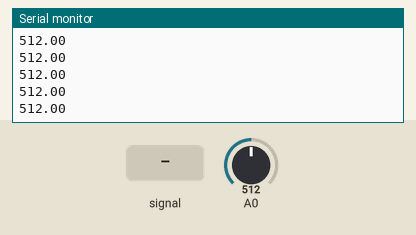
Bench run of a sketch on a simulated Arduino Uno, built with avr-gcc and run on an emulated ATmega328P. Shown: the last lines printed to the serial monitor. The inputs (shaded band) are chosen by the test bench; at power-on: A0 = 512.

Above: at 1.2 s.
1.3 s: A0 fed a 200 Hz sine of ±81 counts around its level
At 2.3 s:
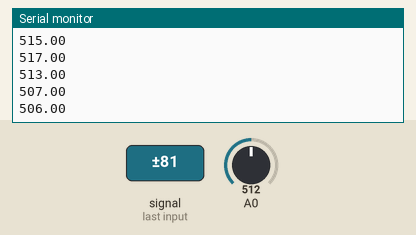
2.8 s: A0 set to 716
At 3.3 s:
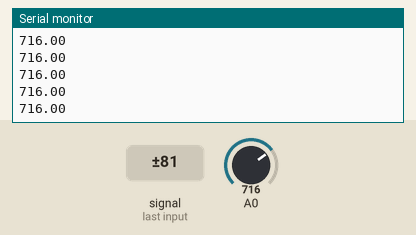
4.3 s: A0 set to 900
At 5.4 s:
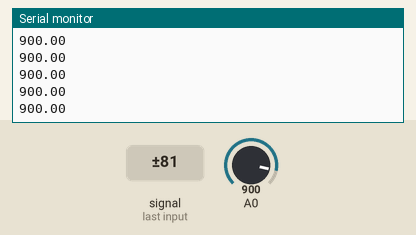
Timing chart, 0 to 7.3 s (numbered marks = the images above; inputs shaded):
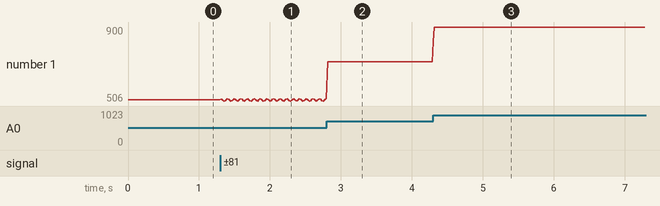

Measured:
- after the input at 1.3 s, the serial monitor: prints a new line at once (image 1)
- after the input at 2.8 s, the serial monitor: prints a new line at once (image 2)
- after the input at 4.3 s, the serial monitor: prints a new line at once (image 3)
- plotted number 1: 512 → 517 after the input at 1.3 s, 517 → 716 after the input at 2.8 s, 716 → 900 after the input at 4.3 s

The sketch:

Serial_ADCRead.ino
```cpp
int iter=50;

unsigned int val=0;

float getValue(void)
{
  int temp;
  for(int i=0;i<iter;i++)
  {
    val=val+analogRead(A0);
  }
  temp=val/iter;
  val=0;
  return temp;
}

void setup() {
  // put your setup code here, to run once:
  Serial.begin(38400);
}

void loop() {
  // put your main code here, to run repeatedly:
  float adc = getValue();

  Serial.println(adc);
  delay(10);
}
```
